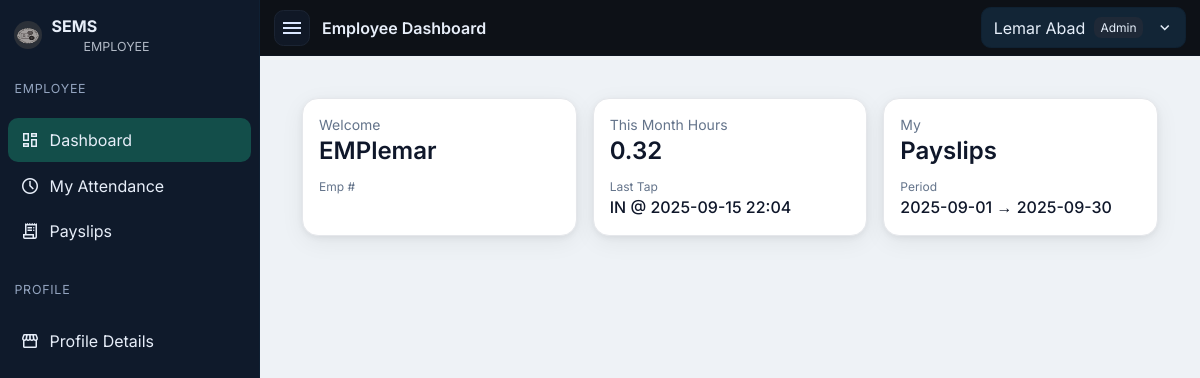
The page /public/employee/dashboard.php (signed in) on the database its author committed.
### tables this page shows
CREATE TABLE `users` (
  `id` int(11) NOT NULL,
  `username` varchar(60) NOT NULL,
  `password_hash` varchar(255) NOT NULL,
  `role` enum('ADMIN','HR','MANAGER','EMPLOYEE') NOT NULL,
  `employee_id` int(11) DEFAULT NULL
);

CREATE TABLE `employees` (
  `id` int(11) NOT NULL,
  `emp_no` varchar(30) NOT NULL,
  `fname` varchar(60) NOT NULL,
  `lname` varchar(60) NOT NULL,
  `position` varchar(80) DEFAULT NULL,
  `department` varchar(80) DEFAULT NULL,
  `pay_group` enum('WEEKLY','SEMI_MONTHLY','MONTHLY') DEFAULT 'SEMI_MONTHLY',
  `monthly_rate` decimal(10,2) DEFAULT 0.00,
  `hourly_rate` decimal(10,2) DEFAULT 0.00,
  `email` varchar(120) DEFAULT NULL,
  `phone` varchar(40) DEFAULT NULL,
  `address` text DEFAULT NULL,
  `photo_path` varchar(255) DEFAULT NULL,
  `active` tinyint(1) DEFAULT 1,
  `created_at` timestamp NOT NULL DEFAULT current_timestamp()
);

CREATE TABLE `attendance_logs` (
  `id` bigint(20) NOT NULL,
  `employee_id` int(11) NOT NULL,
  `device_id` int(11) DEFAULT NULL,
  `rfid_uid` varchar(32) NOT NULL,
  `type` enum('IN','OUT') NOT NULL,
  `tap_time` datetime NOT NULL,
  `verification_status` enum('PENDING','MATCH','MISMATCH','UNVERIFIED') DEFAULT 'UNVERIFIED',
  `approved_by` int(11) DEFAULT NULL,
  `approved_at` datetime DEFAULT NULL,
  `reject_reason` varchar(255) DEFAULT NULL,
  `pair_id` bigint(20) DEFAULT NULL,
  `created_at` timestamp NOT NULL DEFAULT current_timestamp()
);

### public/partials/auth.php (called while the page is built, shortened)
<?php
function current_user(PDO $db){
  $sql="SELECT u.id,u.username,u.role,u.employee_id,
               COALESCE(CONCAT(e.fname,' ',e.lname), u.username) AS name,
               e.position
        FROM users u
        LEFT JOIN employees e ON e.id=u.employee_id
        WHERE u.id=?";
  $st=$db->prepare($sql); $st->execute([$_SESSION['uid']]);
  return $st->fetch(PDO::FETCH_ASSOC);
}

### public/employee/dashboard.php (the view, shortened to what this page needs)
<?php
require __DIR__.'/../partials/auth.php'; login_required();
$me = current_user($db);
$lt=$db->prepare("SELECT type,tap_time FROM attendance_logs WHERE employee_id=? ORDER BY id DESC LIMIT 1");
$lt->execute([$me['employee_id']]);
$last=$lt->fetch(PDO::FETCH_ASSOC);
$from=date('Y-m-01'); $to=date('Y-m-t');
$q=$db->prepare("SELECT type,tap_time FROM attendance_logs WHERE employee_id=? AND DATE(tap_time) BETWEEN ? AND ? ORDER BY tap_time ASC");
$q->execute([$me['employee_id'],$from,$to]);
$logs=$q->fetchAll(PDO::FETCH_ASSOC);
$sec=0;$in=null; foreach($logs as $r){ if($r['type']==='IN'){ $in=strtotime($r['tap_time']); } if($r['type']==='OUT' && $in){ $sec+=strtotime($r['tap_time'])-$in; $in=null; } }
$hrs=round($sec/3600,2);
$page_title='Employee Dashboard';
require __DIR__.'/../partials/layout_head.php';
require __DIR__.'/../partials/layout_nav.php';
?>
  <div class="max-w-6xl mx-auto p-4 md:p-6">
    <div class="grid sm:grid-cols-3 gap-4">
      <div class="bg-white rounded-2xl shadow-soft border p-4">
        <div class="text-sm text-slate-500">Welcome</div>
        <div class="text-2xl font-semibold"><?= htmlspecialchars($me['username']) ?></div>
        <div class="mt-3 text-xs text-slate-500">Emp #</div>
      </div>
      <a class="bg-white rounded-2xl shadow-soft border p-4 hover:shadow-md transition" href="/sems/public/employee/attendance.php">
        <div class="text-sm text-slate-500">This Month Hours</div>
        <div class="text-2xl font-semibold"><?= number_format($hrs,2) ?></div>
        <div class="mt-3 text-xs text-slate-500">Last Tap</div>
        <div class="font-medium">
          <?= $last ? ($last['type'].' @ '.date('Y-m-d H:i', strtotime($last['tap_time']))) : '—' ?>
        </div>
      </a>
      <a class="bg-white rounded-2xl shadow-soft border p-4 hover:shadow-md transition" href="/sems/public/employee/payslips.php">
        <div class="text-sm text-slate-500">My</div>
        <div class="text-2xl font-semibold">Payslips</div>
        <div class="mt-3 text-xs text-slate-500">Period</div>
        <div class="font-medium"><?= htmlspecialchars($from) ?> → <?= htmlspecialchars($to) ?></div>
      </a>
    </div>
  </div>
<?php require __DIR__.'/../partials/layout_foot.php'; ?>

### public/partials/layout_nav.php (shortened to what this page needs)
<?php
require_once __DIR__.'/auth.php';
$u = current_user($db) ?? ['name'=>'User','role'=>'EMPLOYEE','position'=>null];
$page_title = $page_title ?? 'Dashboard';
function sems_nav_sections(string $role): array {
  $sections = [];
  if ($role === 'EMPLOYEE') {
    $sections[] = ['label'=>'Employee','items'=>[
      ['Dashboard','/sems/public/employee/dashboard.php','dashboard'],
      ['My Attendance','/sems/public/employee/attendance.php','schedule'],
      ['Payslips','/sems/public/employee/payslips.php','receipt_long'],
    ]];
  }
  $sections[] = ['label'=>'Profile','items'=>[
    ['Profile Details','/sems/public/employee/profile.php','storefront']
  ]];
  return $sections;
}
$sections = sems_nav_sections($u['role']);
?>
<nav id="sb" class="sb" aria-label="Sidebar">
  <div class="sb-head">
    <img src="/sems/public/assets/logo.png" alt="SEMS">
    <div>
      <div style="font-weight:700">SEMS</div>
      <div class="sb-role"><?= htmlspecialchars($u['role']) ?></div>
    </div>
  </div>
  <?php foreach ($sections as $section): ?>
    <div class="sb-section"><?= htmlspecialchars($section['label']) ?></div>
    <ul>
      <?php foreach ($section['items'] as [$label,$href,$icon]):
        $is = (strpos($_SERVER['REQUEST_URI'],$href)===0) ? 'active' : ''; ?>
        <li><a class="<?= $is ?>" href="<?= $href ?>"><span class="ms"><?= $icon ?></span><span><?= htmlspecialchars($label) ?></span></a></li>
      <?php endforeach; ?>
    </ul>
  <?php endforeach; ?>
</nav>
<header class="topbar" role="banner">
  <button id="toggle" class="hambtn" aria-label="Toggle navigation">
    <span class="material-symbols-outlined">menu</span>
  </button>
  <div style="font-weight:600"><?= htmlspecialchars($page_title) ?></div>
  <div class="menu" id="profileMenu">
    <button class="menu-btn" type="button" title="Account">
      <span><?= htmlspecialchars($u['name'] ?? 'User') ?></span>
      <?php if(!empty($u['position'])): ?><span class="badge"><?= htmlspecialchars($u['position']) ?></span><?php endif; ?>
      <span class="material-symbols-outlined" style="font-size:18px;margin-left:.25rem">expand_more</span>
    </button>
  </div>
</header>
<div id="main"><div class="container">

### public/partials/layout_head.php (style rules this page uses)
:root { --sb-w:260px; --brand:#0d1117; --sidebar:#0f1a2b; --sidebar-hover:#14233c; --active:#134e4a; --surface:#eef2f6; --card:#ffffff; --ink:#0f172a; --muted:#64748b; --accent:#10b981; }
* { box-sizing:border-box }
html,body { margin:0 }
body { font-family:Inter,system-ui,Segoe UI,Roboto,Arial,sans-serif; background:var(--surface); color:var(--ink); }
.topbar { position:sticky; top:0; z-index:50; height:56px; display:flex; align-items:center; gap:.75rem; background:var(--brand); color:#e7eef9; border-bottom:1px solid #0e1520; padding-inline:14px; transition: padding-left .2s ease; }
.hambtn { width:36px;height:36px;display:inline-grid;place-items:center;border-radius:.6rem;border:1px solid #1b2433;background:#101826;color:#dbe7ff;cursor:pointer }
.material-symbols-outlined { font-variation-settings:'FILL' 0,'wght' 400,'GRAD' 0,'opsz' 24 }
.menu { position:relative;margin-left:auto }
.menu-btn { display:flex;align-items:center;gap:.55rem;cursor:pointer;background:#122536;color:#e5eef9;border:1px solid #0f2132;border-radius:.6rem;padding:.45rem .7rem }
.badge { background:#1f2937;color:#e5eef9;font-size:.75rem;border-radius:.45rem;padding:.12rem .4rem }
.sb { position:fixed;inset:0 auto 0 0;z-index:60;width:var(--sb-w);background:var(--sidebar);color:#e7eef9;border-right:1px solid #0f2033;transform:translateX(-100%);transition:transform .2s ease;display:flex;flex-direction:column }
.sb.open { transform:translateX(0) }
.sb-head { display:flex;gap:.6rem;align-items:center;padding:14px }
.sb-head img { width:28px;height:28px;border-radius:50%;background:#2b3038 }
.sb-role { font-size:.78rem;opacity:.75;margin-left:2rem }
.sb ul { list-style:none;margin:8px 8px 16px;padding:0 }
.sb li { margin:.1rem 0 }
.sb a { display:flex;align-items:center;gap:.6rem;color:#e7eef9;padding:10px 12px;border-radius:10px }
.sb a.active { background:var(--active) }
.sb-section { padding:.6rem .9rem;color:#93a4bf;font-size:.78rem;text-transform:uppercase;letter-spacing:.06em }
.ms { font-family:'Material Symbols Outlined';font-weight:400;font-style:normal;font-size:20px;line-height:1 }
#main { min-height:calc(100vh - 56px);transition:padding-left .2s ease; }
.container { max-width:1100px;margin:0 auto;padding:18px }
@media (min-width: 992px) { body.with-sb .topbar { padding-left:calc(14px + var(--sb-w)); } }
@media (min-width: 992px) { body.with-sb #main { padding-left:var(--sb-w); } }

### rows shown on the page
users: role "EMPLOYEE", employee.position "Admin", username "EMPlemar"
attendance_logs: type "IN", tap_time "2025-09-15 22:04"

### other values the page prints
$section['label'] "EMPLOYEE"
$label "Dashboard"
$label "My Attendance"
$label "Payslips"
$section['label'] "PROFILE"
$label "Profile Details"
$page_title "Employee Dashboard"
$u['name'] "Lemar Abad"
$hrs "0.32"
